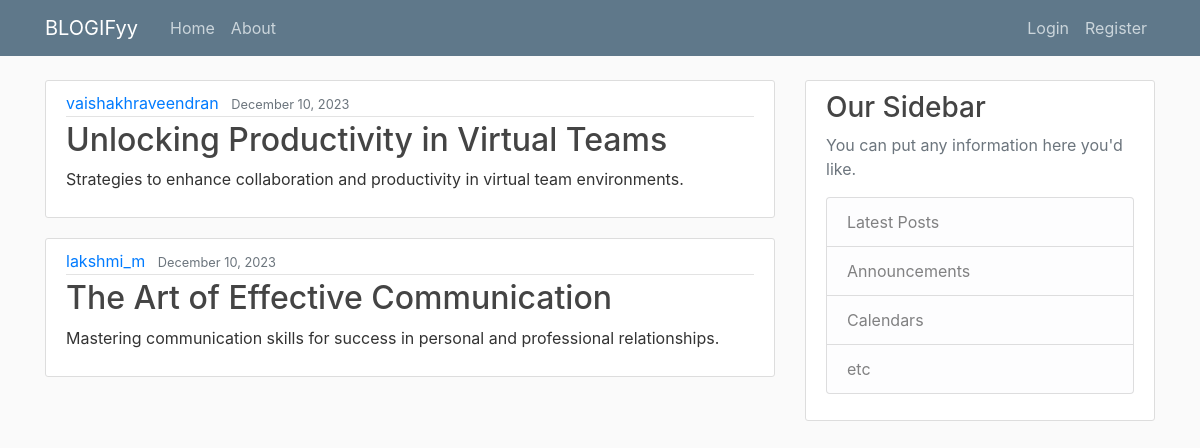
The page / on the database its author committed.
### blog/models.py (models this page shows, shortened)
class Post(models.Model):
    title = models.CharField(max_length=100)
    content = models.TextField()
    date = models.DateTimeField(default=timezone.now)
    author=models.ForeignKey(User,on_delete=models.CASCADE)

### blog/views.py (the view)
# urls.py: path("", views.home, name='blog-home'),
def home(request):
    context={
        'posts':Post.objects.all()
    }
    return render(request,'blog/home.html',context)

### blog/templates/blog/home.html
{% extends "blog/layout.html" %}
{% block content %}
    {% for post in posts %}
        <article class="media content-section">
          <div class="media-body">
            <div class="article-metadata">
              <a class="mr-2" href="#">{{ post.author }}</a>
              <small class="text-muted">{{ post.date|date:"F d, Y"}}</small>
            </div>
            <h2><a class="article-title" href="#">{{ post.title }}</a></h2>
            <p class="article-content">{{ post.content }}</p>
          </div>
        </article>
    {% endfor %}
{% endblock content %}

### blog/static/blog/main.css (style rules this page uses)
body { background: #fafafa; color: #333333; margin-top: 5rem; }
h1, h2, h3, h4, h5, h6 { color: #444444; }
.content-section { background: #ffffff; padding: 10px 20px; border: 1px solid #dddddd; border-radius: 3px; margin-bottom: 20px; }
.article-title { color: #444444; }
.article-content { white-space: pre-line; }
.article-metadata { padding-bottom: 1px; margin-bottom: 4px; border-bottom: 1px solid #e3e3e3 }

### rows shown on the page
Post: author "vaishakhraveendran", date "December 10, 2023", title "Unlocking Productivity in Virtual Teams", content "Strategies to enhance collaboration and productivity in virtual team environments."
Post: author "lakshmi_m", date "December 10, 2023", title "The Art of Effective Communication", content "Mastering communication skills for success in personal and professional relationships."
